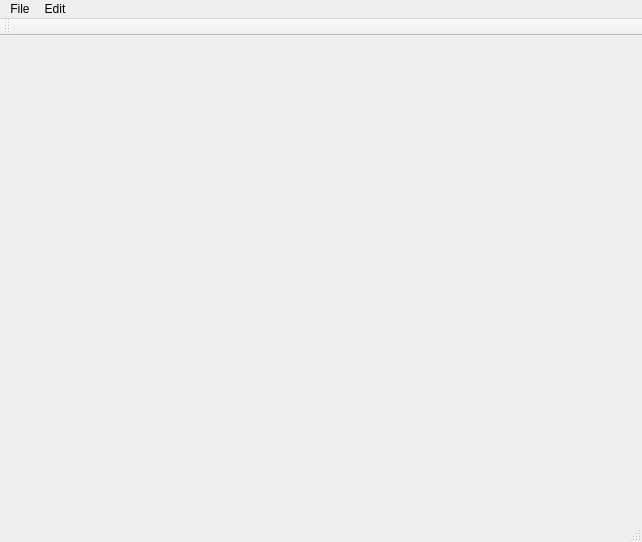
<?xml version="1.0" encoding="UTF-8"?>
<ui version="4.0">
 <class>MainWindow</class>
 <widget class="QMainWindow" name="MainWindow">
  <property name="geometry">
   <rect>
    <x>0</x>
    <y>0</y>
    <width>642</width>
    <height>542</height>
   </rect>
  </property>
  <property name="windowTitle">
   <string>MainWindow</string>
  </property>
  <widget class="QWidget" name="centralWidget"/>
  <widget class="QMenuBar" name="menuBar">
   <property name="geometry">
    <rect>
     <x>0</x>
     <y>0</y>
     <width>642</width>
     <height>23</height>
    </rect>
   </property>
   <widget class="QMenu" name="menuFile">
    <property name="title">
     <string>File</string>
    </property>
    <addaction name="actionOpen"/>
    <addaction name="actionSave"/>
   </widget>
   <widget class="QMenu" name="menuEdit">
    <property name="title">
     <string>Edit</string>
    </property>
    <addaction name="actionEdit_Sim_File"/>
   </widget>
   <addaction name="menuFile"/>
   <addaction name="menuEdit"/>
  </widget>
  <widget class="QToolBar" name="mainToolBar">
   <attribute name="toolBarArea">
    <enum>TopToolBarArea</enum>
   </attribute>
   <attribute name="toolBarBreak">
    <bool>false</bool>
   </attribute>
  </widget>
  <widget class="QStatusBar" name="statusBar"/>
  <action name="actionOpen">
   <property name="text">
    <string>&amp;Open</string>
   </property>
   <property name="toolTip">
    <string>Open 3dsim files</string>
   </property>
   <property name="shortcut">
    <string>Ctrl+O</string>
   </property>
  </action>
  <action name="actionSave">
   <property name="text">
    <string>&amp;Save</string>
   </property>
   <property name="toolTip">
    <string>Save 3dsim file</string>
   </property>
   <property name="shortcut">
    <string>Ctrl+S</string>
   </property>
  </action>
  <action name="actionEdit_Sim_File">
   <property name="text">
    <string>Edit Sim File</string>
   </property>
  </action>
 </widget>
 <layoutdefault spacing="6" margin="11"/>
 <resources/>
 <connections/>
</ui>
